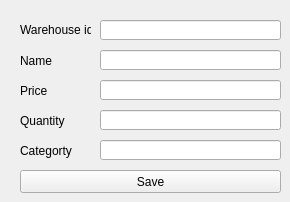
    <widget class="QWidget" name="tab_add_product">
     <attribute name="title">
      <string>Add product</string>
     </attribute>
     <widget class="QLineEdit" name="line_edit_products_warehouse_id">
      <property name="geometry">
       <rect>
        <x>100</x>
        <y>20</y>
        <width>181</width>
        <height>20</height>
       </rect>
      </property>
     </widget>
     <widget class="QLabel" name="label_product_warehouse_id">
      <property name="geometry">
       <rect>
        <x>20</x>
        <y>20</y>
        <width>71</width>
        <height>20</height>
       </rect>
      </property>
      <property name="text">
       <string>Warehouse id</string>
      </property>
     </widget>
     <widget class="QLineEdit" name="line_edit_products_quantity">
      <property name="geometry">
       <rect>
        <x>100</x>
        <y>110</y>
        <width>181</width>
        <height>20</height>
       </rect>
      </property>
     </widget>
     <widget class="QLineEdit" name="line_edit_products_category">
      <property name="geometry">
       <rect>
        <x>100</x>
        <y>140</y>
        <width>181</width>
        <height>20</height>
       </rect>
      </property>
     </widget>
     <widget class="QLabel" name="label_product_name">
      <property name="geometry">
       <rect>
        <x>20</x>
        <y>50</y>
        <width>71</width>
        <height>21</height>
       </rect>
      </property>
      <property name="text">
       <string>Name</string>
      </property>
     </widget>
     <widget class="QLabel" name="label_product_quantity">
      <property name="geometry">
       <rect>
        <x>20</x>
        <y>110</y>
        <width>71</width>
        <height>21</height>
       </rect>
      </property>
      <property name="text">
       <string>Quantity</string>
      </property>
      <property name="scaledContents">
       <bool>false</bool>
      </property>
      <property name="wordWrap">
       <bool>false</bool>
      </property>
     </widget>
     <widget class="QLineEdit" name="line_edit_products_name">
      <property name="geometry">
       <rect>
        <x>100</x>
        <y>50</y>
        <width>181</width>
        <height>20</height>
       </rect>
      </property>
     </widget>
     <widget class="QPushButton" name="button_save_product">
      <property name="geometry">
       <rect>
        <x>20</x>
        <y>170</y>
        <width>261</width>
        <height>23</height>
       </rect>
      </property>
      <property name="text">
       <string>Save</string>
      </property>
     </widget>
     <widget class="QLineEdit" name="line_edit_products_price">
      <property name="geometry">
       <rect>
        <x>100</x>
        <y>80</y>
        <width>181</width>
        <height>20</height>
       </rect>
      </property>
     </widget>
     <widget class="QLabel" name="label_product_category">
      <property name="geometry">
       <rect>
        <x>20</x>
        <y>140</y>
        <width>71</width>
        <height>21</height>
       </rect>
      </property>
      <property name="text">
       <string>Categorty</string>
      </property>
      <property name="scaledContents">
       <bool>false</bool>
      </property>
      <property name="wordWrap">
       <bool>false</bool>
      </property>
     </widget>
     <widget class="QLabel" name="label_product_price">
      <property name="geometry">
       <rect>
        <x>20</x>
        <y>80</y>
        <width>71</width>
        <height>21</height>
       </rect>
      </property>
      <property name="text">
       <string>Price</string>
      </property>
     </widget>
    </widget>
